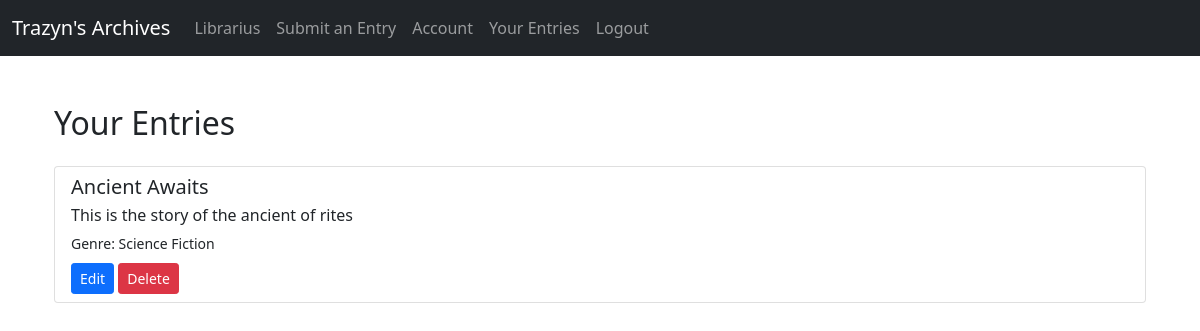
The app's page /stories/ (signed in), older data.
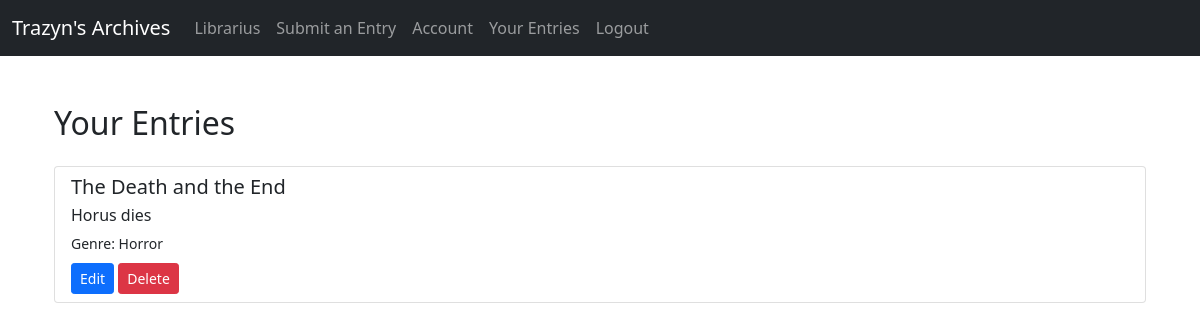
The same page, newer data.
### myapp/models.py (models this page shows, shortened)
class Stories(models.Model):
    storyId = models.UUIDField('Story ID', primary_key=True, default=uuid.uuid4, editable=False)
    title = models.CharField('Title', max_length=200)
    author = models.CharField('Author', max_length=100)
    content = models.TextField('Story')
    genre = models.CharField('Genre', max_length=50)
    isPublic = models.BooleanField('Is it Public', default=True)
    user = models.ForeignKey(User, on_delete=models.CASCADE, related_name='stories', null=True, blank=True)
    class Meta:
        verbose_name = 'Stories'
        verbose_name_plural = 'Stories'

### myapp/views.py (the view)
# urls.py: path('stories/', views.storiesList, name='storiesList'),
@login_required
def storiesList(request):
    user_stories = Stories.objects.filter(user=request.user)
    return render(request, 'storiesList.html', {'stories': user_stories})

### myapp/templates/storiesList.html (shortened to what this page needs)
{% extends 'base.html' %}
{% block content %}
<div class="container">
    <h2 class="my-4">Your Entries</h2>
    {% if stories %}
        <div class="list-group">
            {% for story in stories %}
                <div class="list-group-item">
                    <h5 class="mb-1">{{ story.title }}</h5>
                    <p class="mb-1">{{ story.content|truncatewords:20 }}</p>
                    <small>Genre: {{ story.genre }}</small>
                    <div class="mt-2">
                        <a href="{% url 'manageStory' story.storyId %}" class="btn btn-sm btn-primary">Edit</a>
                        <form action="{% url 'deleteStory' story.storyId %}" method="POST" style="display: inline;">
                            <button type="submit" class="btn btn-sm btn-danger" onclick="return confirm('Are you sure you want to delete this story?');">Delete</button>
                        </form>
                    </div>
                </div>
            {% endfor %}
        </div>
    {% else %}
        <p>You haven't submitted any stories yet.</p>
    {% endif %}
</div>
{% endblock %}

Row changes from the older to the newer data that the page shows:
removed Stories: title "Ancient Awaits", content "This is the story of the ancient of rites", genre "Science Fiction"
added Stories: title "The Death and the End", content "Horus dies", genre "Horror"
